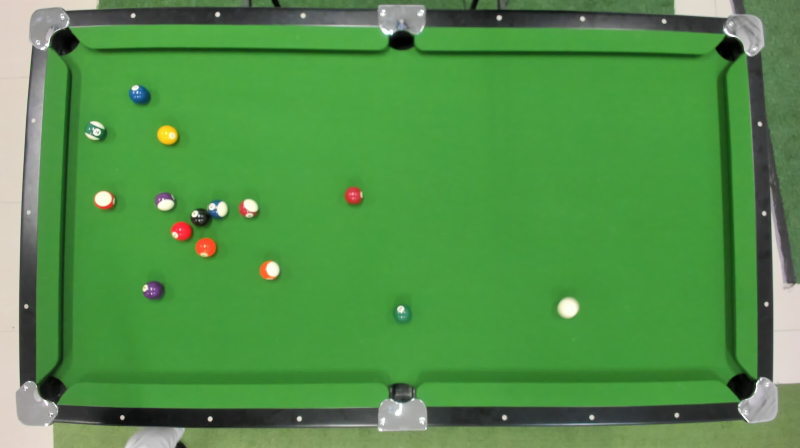
#> input picture imgs/my_photo-9.jpg, 1600 x 896 px, found by its file name (shown at 1/2 size)
$ jupyter execute --allow-errors HOG.ipynb
#> lines starting #> are read from the running program, lines starting #| are printed output that depends on the picture
[cell 1]
import matplotlib.pyplot as plt
import numpy as np

[cell 2]
import skimage.io, skimage.color
import numpy
import matplotlib.pyplot

# [70 lines left out: functions calculate_gradient, gradient_magnitude, gradient_direction, HOG_cell_histogram, not called in this run]

[cell 3]
import skimage.io, skimage.color
import numpy
import matplotlib.pyplot

#> (the rest of this cell did not finish here and is left out)

[cell 4]
import skimage.io, skimage.color
import numpy
import matplotlib.pyplot
import cv2

#img = skimage.io.imread("positive.png")
img = cv2.imread("positive.png")


#> (the rest of this cell did not finish here and is left out)

import skimage.io, skimage.color
import numpy
import matplotlib.pyplot
import cv2

#img = skimage.io.imread("positive.png")
img = cv2.imread("positive.png")

def HOG(img):

    horizontal_mask = numpy.array([-1, 0, 1])
    vertical_mask = numpy.array([[-1],
                                 [0],
                                 [1]])

    horizontal_gradient = calculate_gradient(img, horizontal_mask)
    vertical_gradient = calculate_gradient(img, vertical_mask)

    grad_direction = gradient_direction(horizontal_gradient, vertical_gradient)

    grad_direction = grad_direction % 180

    return grad_direction.astype(int)

img = skimage.color.rgb2gray(img)
cell_direction = HOG(img)

[cell 5]
import skimage.io, skimage.color
import numpy
import matplotlib.pyplot

#> (the rest of this cell did not finish here and is left out)

[cell 6]
import os
import numpy as np

#> (the rest of this cell did not finish here and is left out)

#> (a cell that did not finish here is left out)

[cell 8]
from sklearn import svm
import numpy as np
#> (the rest of this cell did not finish here and is left out)

[cell 9]
import numpy as np
import cv2 as cv
base = cv.imread('my_photo-9.jpg')[:,:,::-1]

def kmeans(img,seeds):
#> called with seeds = 10
    Z = img.reshape((-1,3))
    # convert to np.float32
    Z = np.float32(Z)
    # define criteria, number of clusters(K) and apply kmeans()
    criteria = (cv.TERM_CRITERIA_EPS + cv.TERM_CRITERIA_MAX_ITER, 10, 1.0)
    K = seeds
    ret,label,center=cv.kmeans(Z,K,None,criteria,10,cv.KMEANS_RANDOM_CENTERS)
#> ret = 333925461.2; center = [[148.5, 150.4, 148.2], [83.37, 107.3, 80.07], [41.01, 53.42, 41.59], [224.1, 215.3, 203.1], [120.9, 146.4, 93.74], [175.3, 176.4, 173.4], [233.6, 106.6, 55.13], [53.4, 121.3, 45.89], [144.9, 102.8, 42.44], [71.21, 156.5, 62.76]]
    # Now convert back into uint8, and make original image
    center = np.uint8(center)
#> center = [[148, 150, 148], [83, 107, 80], [41, 53, 41], [224, 215, 203], [120, 146, 93], [175, 176, 173], [233, 106, 55], [53, 121, 45], [144, 102, 42], [71, 156, 62]]
    res = center[label.flatten()]
    return res.reshape((img.shape))
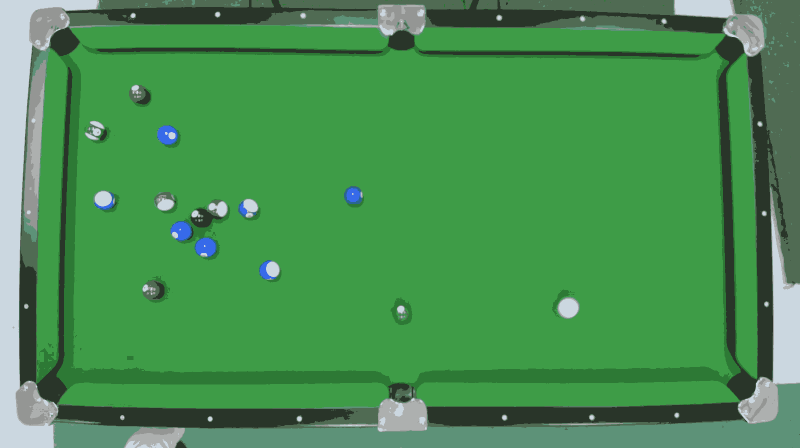
#> returned value: shape (896, 1600, 3) (shown at 1/2 size); mean of channels 0, 1, 2 81.8, 144.4, 72.1; drawn as B, G, R

plt.figure(figsize = (10,5))
plt.imshow(kmeans(base,10))

[cell 10]
import numpy as np
import cv2 as cv
base = cv.imread('my_photo-9.jpg')[115:-150,135:-150,::-1]
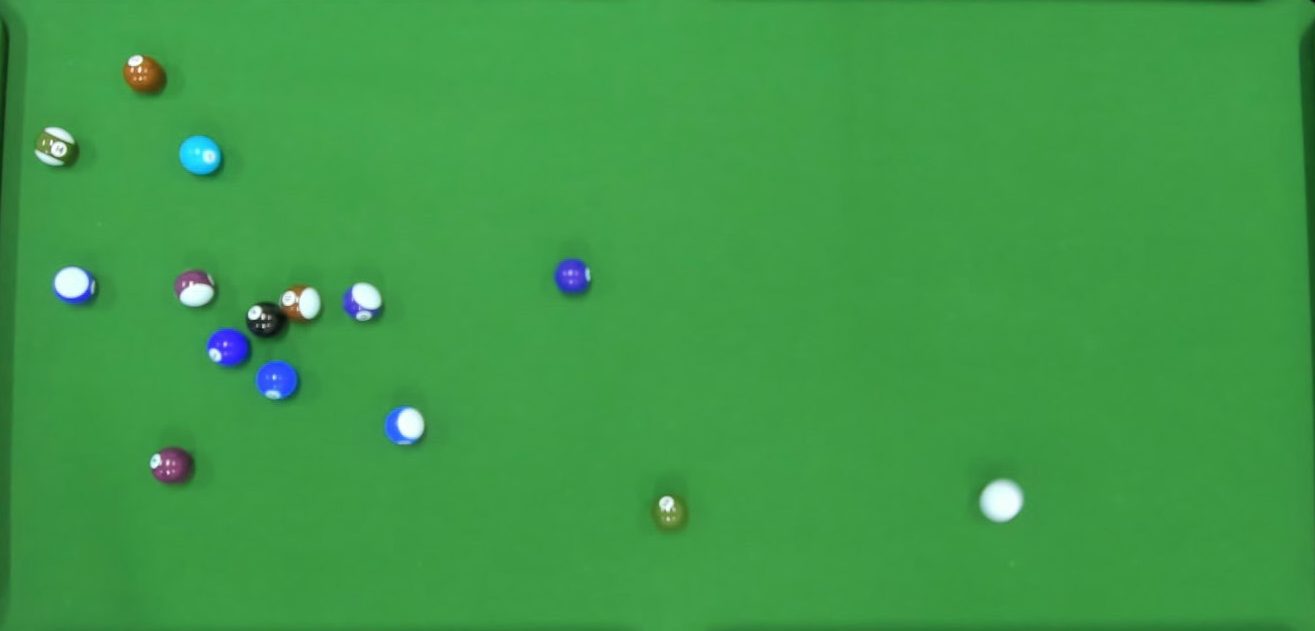
#> base: shape (631, 1315, 3); mean B, G, R 72.2, 154.8, 62.9
base = kmeans(base,7)
base = cv2.medianBlur(base, 3)


plt.figure(figsize = (10,5))
plt.imshow(base)

[cell 11]
import numpy as np
import cv2 as cv
import time

base = cv.imread('my_photo-9.jpg')[115:-150,150:-165,::-1]
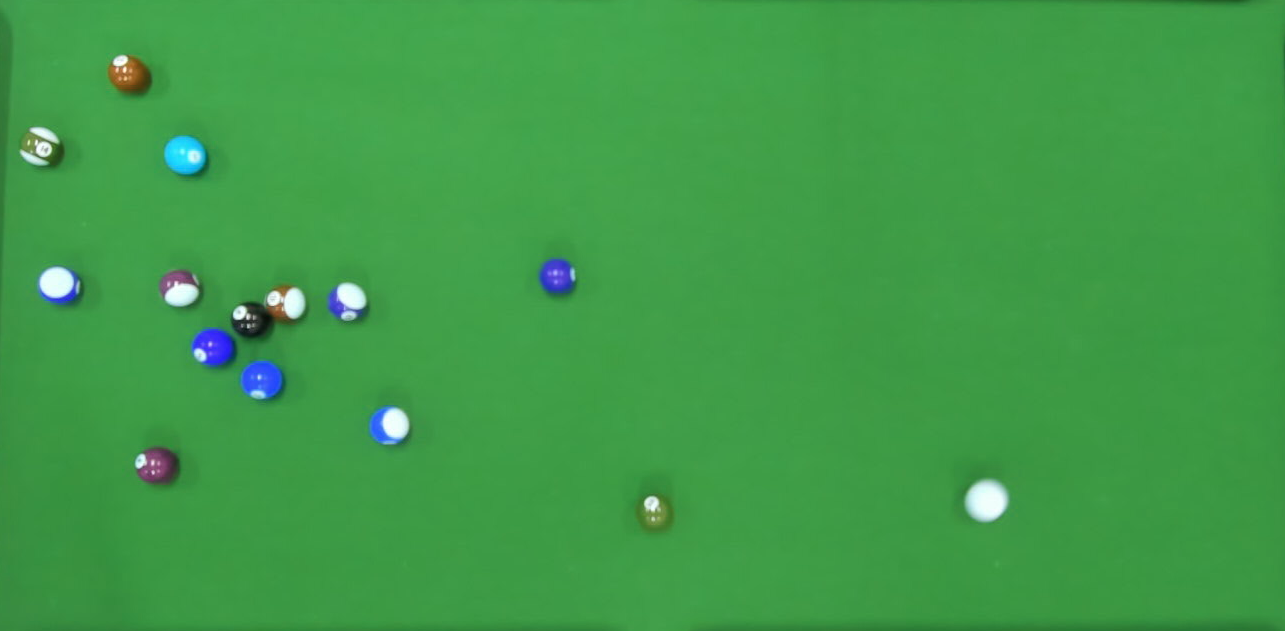
#> base: shape (631, 1285, 3); mean B, G, R 72.7, 155.7, 63.3
base = cv2.medianBlur(base, 5)


H,W,C         = base.shape
#> H = 631; W = 1285; C = 3
H_stride      = 16
W_stride      = 16

kernel_size   = 48
kernel_center = int(kernel_size/2)

start = time.time()
grey = skimage.color.rgb2gray(base)
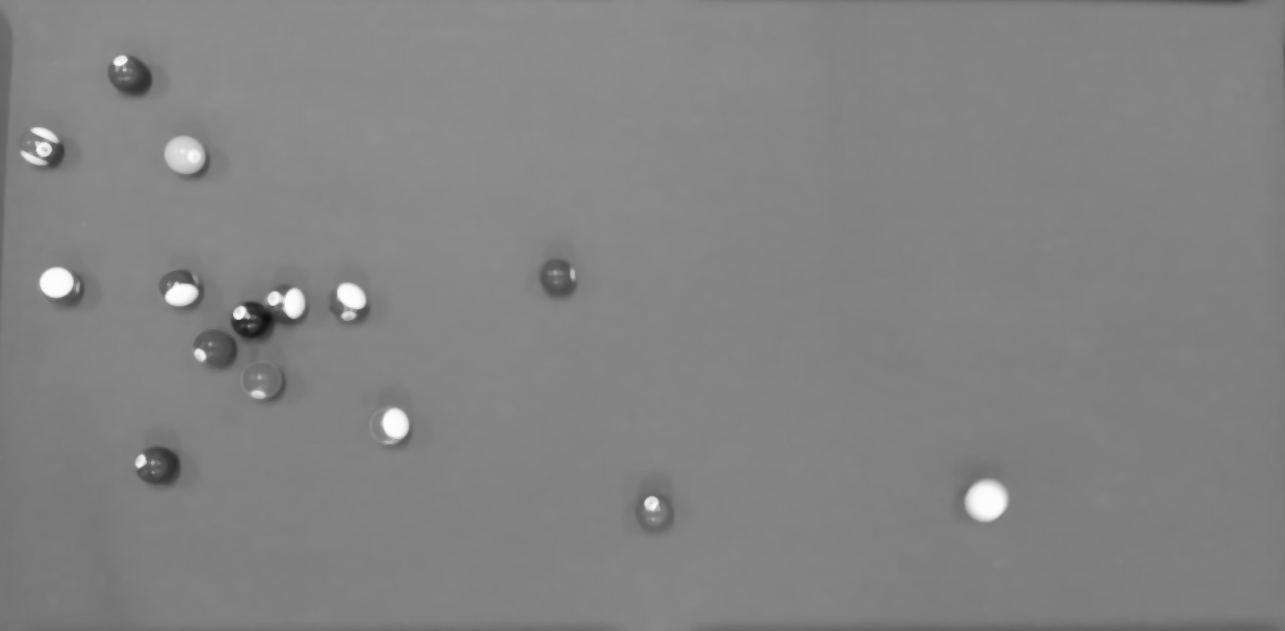
#> grey: shape (631, 1285) float64; min 0.0647, max 0.996, mean 0.515

show = base

start = time.time()

boxes = []

#> (the rest of this cell did not finish here and is left out)

[cell 12]
import cv2

show = cv2.imread('my_photo-9.jpg')[135:-150,135:-150,::-1].astype(np.uint8)
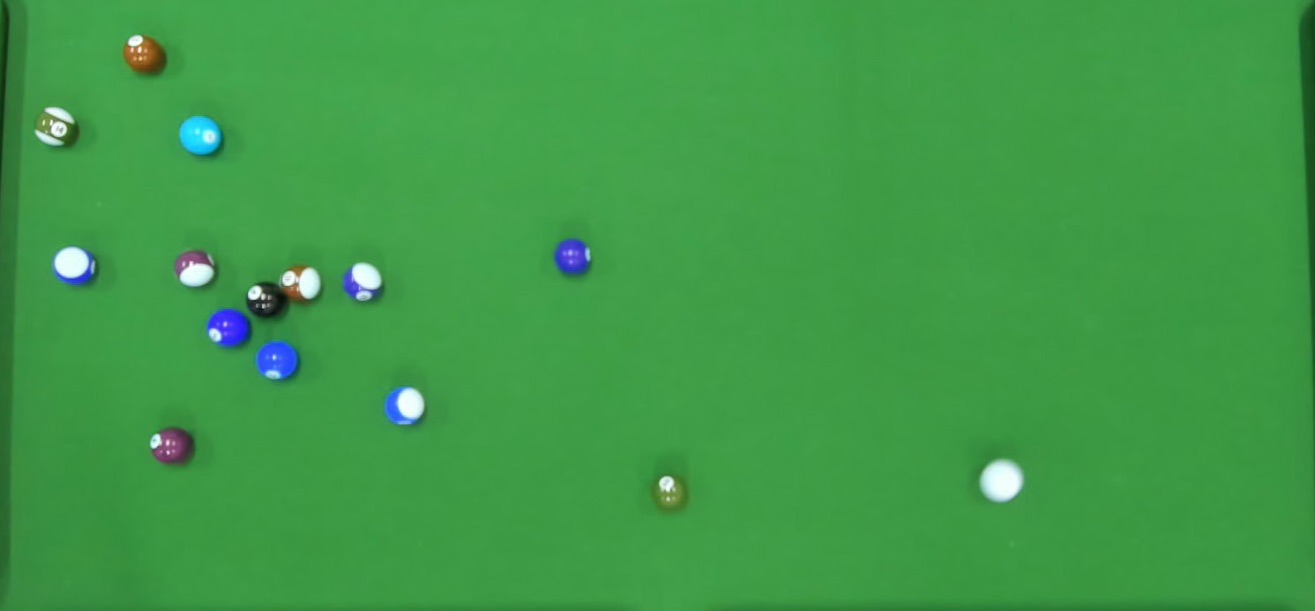
#> show: shape (611, 1315, 3); mean B, G, R 72.2, 154.7, 62.9

plt.figure(figsize = (10,5))
plt.imshow(show)

for box in boxes:
    show = cv2.rectangle(show, box[1],
                                 box[0], (255,0,0), 6)
plt.figure(figsize = (10,5))
plt.imshow(show)

[cell 13]
plt.figure(figsize = (10,5))
plt.imshow(show[460:560,620:720,:])
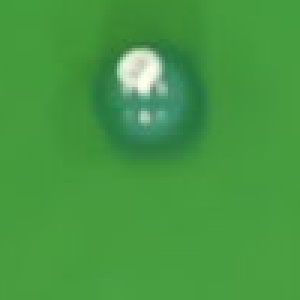
#> shown: shape (100, 100, 3) (shown 3 times larger); mean R, G, B 69.7, 152.9, 66.3

[cell 14]
def NMS(boxes, overlapThresh = 0.4):
    # Return an empty list, if no boxes given
    if len(boxes) == 0:
        return []
    x1 = boxes[:, 0]  # x coordinate of the top-left corner
    y1 = boxes[:, 1]  # y coordinate of the top-left corner
    x2 = boxes[:, 2]  # x coordinate of the bottom-right corner
    y2 = boxes[:, 3]  # y coordinate of the bottom-right corner
    # Compute the area of the bounding boxes and sort the bounding
    # Boxes by the bottom-right y-coordinate of the bounding box
    areas = (x2 - x1 + 1) * (y2 - y1 + 1) # We add 1, because the pixel at the start as well as at the end counts
    # The indices of all boxes at start. We will redundant indices one by one.
    indices = np.arange(len(x1))
    for i,box in enumerate(boxes):
        # Create temporary indices
        temp_indices = indices[indices!=i]
        # Find out the coordinates of the intersection box
        xx1 = np.maximum(box[0], boxes[temp_indices,0])
        yy1 = np.maximum(box[1], boxes[temp_indices,1])
        xx2 = np.minimum(box[2], boxes[temp_indices,2])
        yy2 = np.minimum(box[3], boxes[temp_indices,3])
        # Find out the width and the height of the intersection box
        w = np.maximum(0, xx2 - xx1 + 1)
        h = np.maximum(0, yy2 - yy1 + 1)
        # compute the ratio of overlap
        overlap = (w * h) / areas[temp_indices]
        # if the actual boungding box has an overlap bigger than treshold with any other box, remove it's index
        if np.any(overlap) > overlapThresh:
            indices = indices[indices != i]
    #return only the boxes at the remaining indices
    return boxes[indices].astype(int)

[cell 15]
NMS_boxes  = NMS(np.array(boxes).reshape(-1,4), overlapThresh = 0.8)
show = cv2.imread('my_photo-9.jpg')[115:-150,135:-150,::-1].astype(np.uint8)

for box in NMS_boxes:
    show = cv2.rectangle(show,  box[2:],
                                 box[0:2], (255,0,0), 6)
plt.figure(figsize = (10,5))
plt.imshow(show)

[cell 16]
plt.figure(figsize = (10,5))
plt.imshow(show[460:560,620:720,:])
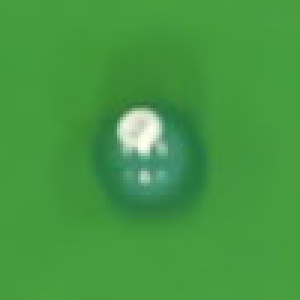
#> shown: shape (100, 100, 3) (shown 3 times larger); mean R, G, B 69.1, 152.2, 65.7
